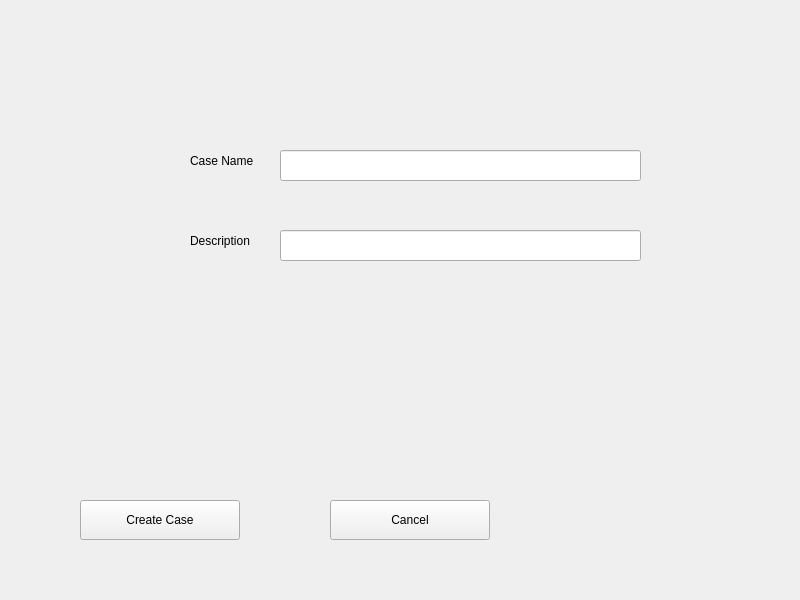
<?xml version="1.0" encoding="UTF-8"?>
<ui version="4.0">
 <class>CreateCase</class>
 <widget class="QWidget" name="CreateCase">
  <property name="geometry">
   <rect>
    <x>0</x>
    <y>0</y>
    <width>800</width>
    <height>600</height>
   </rect>
  </property>
  <property name="windowTitle">
   <string>Ramas Home</string>
  </property>
  <widget class="QPushButton" name="pushButton_2">
   <property name="geometry">
    <rect>
     <x>330</x>
     <y>500</y>
     <width>160</width>
     <height>40</height>
    </rect>
   </property>
   <property name="text">
    <string>Cancel</string>
   </property>
  </widget>
  <widget class="QPushButton" name="pushButton">
   <property name="geometry">
    <rect>
     <x>80</x>
     <y>500</y>
     <width>160</width>
     <height>40</height>
    </rect>
   </property>
   <property name="text">
    <string>Create Case</string>
   </property>
  </widget>
  <widget class="QLineEdit" name="lineEdit">
   <property name="geometry">
    <rect>
     <x>280</x>
     <y>150</y>
     <width>361</width>
     <height>31</height>
    </rect>
   </property>
  </widget>
  <widget class="QLineEdit" name="lineEdit_2">
   <property name="geometry">
    <rect>
     <x>280</x>
     <y>230</y>
     <width>361</width>
     <height>31</height>
    </rect>
   </property>
  </widget>
  <widget class="QLabel" name="label">
   <property name="geometry">
    <rect>
     <x>190</x>
     <y>150</y>
     <width>91</width>
     <height>21</height>
    </rect>
   </property>
   <property name="text">
    <string>Case Name</string>
   </property>
  </widget>
  <widget class="QLabel" name="label_2">
   <property name="geometry">
    <rect>
     <x>190</x>
     <y>230</y>
     <width>91</width>
     <height>21</height>
    </rect>
   </property>
   <property name="text">
    <string>Description</string>
   </property>
  </widget>
 </widget>
 <resources/>
 <connections/>
</ui>
